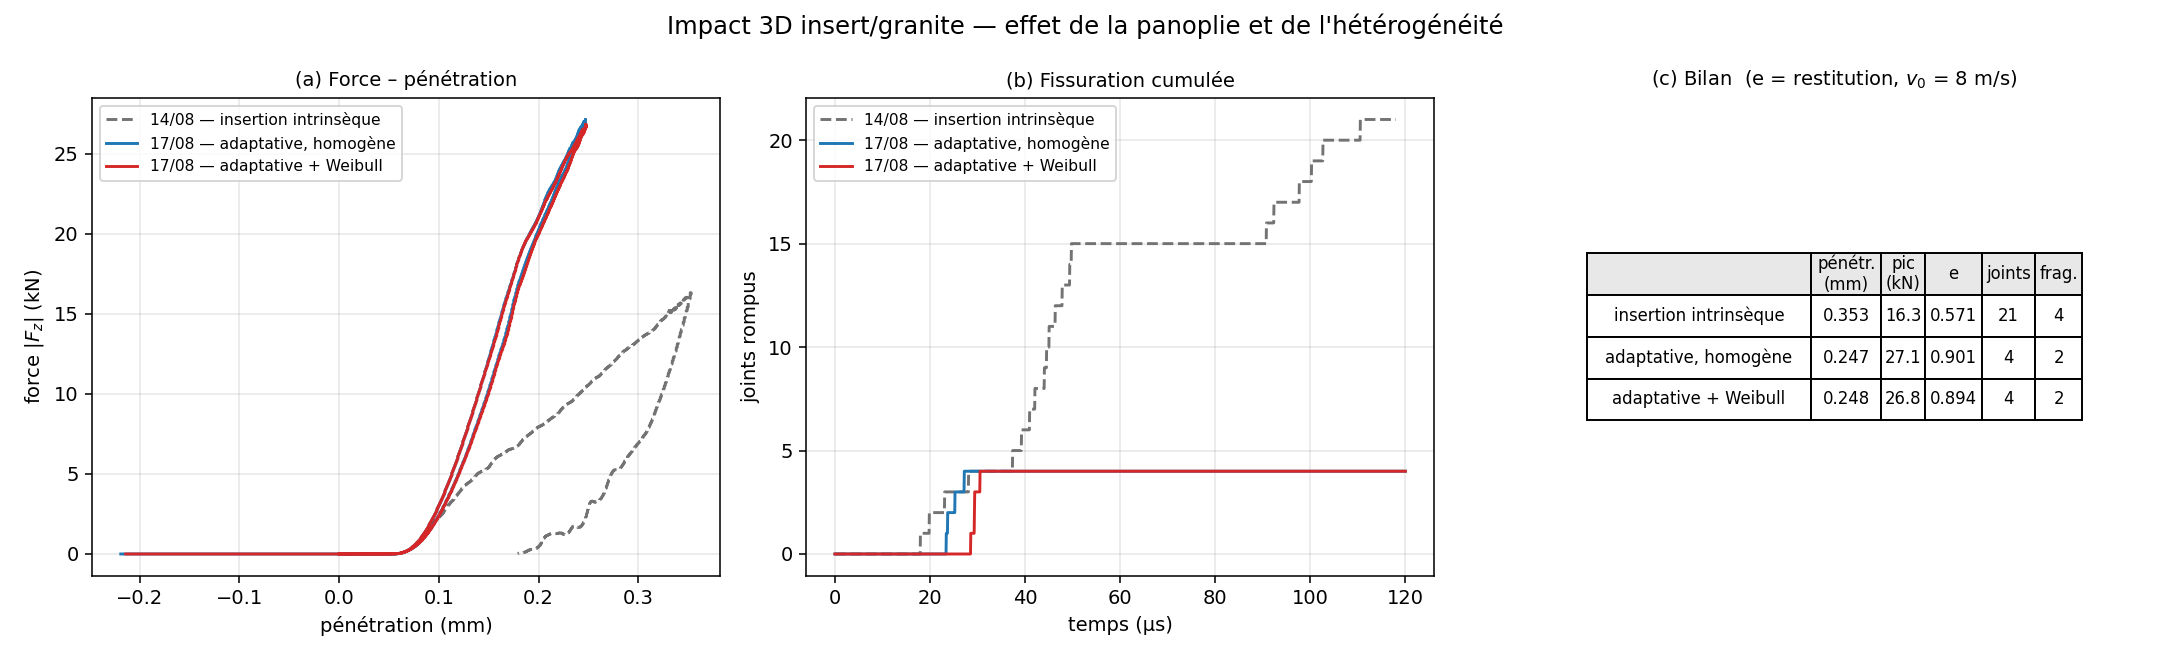

Write the Python code that produced this figure.
# -*- coding: utf-8 -*-
"""Impact 3D : le run du 14/08 (sans insertion adaptative) contre les deux cas
du 17/08 — homogene et heterogene (Weibull), panoplie complete.
Trois runs, meme maillage, meme insert a 8 m/s.

  python compare_adap_homog_weib.py
"""
import csv, os
import numpy as np
import matplotlib
matplotlib.use("Agg")
import matplotlib.pyplot as plt

HERE = os.path.dirname(os.path.abspath(__file__))
ROOT = os.path.normpath(os.path.join(HERE, ".."))
V0 = 8.0

RUNS = [
    ("out_banc_mid",     "14/08 — insertion intrinsèque", "0.45", "--"),
    ("out_imp3d_homog",  "17/08 — adaptative, homogène",  "C0",   "-"),
    ("out_imp3d_weib",   "17/08 — adaptative + Weibull",  "C3",   "-"),
]


def load(sub):
    p = os.path.join(ROOT, sub, "history.csv")
    if not os.path.exists(p):
        return None
    rows = [r for r in csv.DictReader(open(p))
            if all(v not in (None, "") for v in r.values())]
    if not rows:
        return None
    g = lambda k: np.array([float(r[k]) for r in rows])
    return dict(t=g("t") * 1e6, z=g("grpZ") * 1e3, vz=g("grpVz"),
                fz=np.abs(g("grpFz")) * 1e-3, nb=g("nBroken"),
                nf=g("nFrag"), last=rows[-1])


data = [(lab, load(sub), c, ls) for sub, lab, c, ls in RUNS]
data = [(l, d, c, ls) for l, d, c, ls in data if d]

fig, ax = plt.subplots(1, 3, figsize=(15.5, 4.7))

# (a) force - penetration
a = ax[0]
for lab, d, c, ls in data:
    pen = d["z"][0] - d["z"]
    a.plot(pen, d["fz"], color=c, ls=ls, lw=1.5, label=lab)
a.set_xlabel("pénétration (mm)"); a.set_ylabel(r"force $|F_z|$ (kN)")
a.set_title("(a) Force – pénétration", fontsize=10)
a.legend(fontsize=8); a.grid(alpha=0.3)

# (b) joints rompus
a = ax[1]
for lab, d, c, ls in data:
    a.plot(d["t"], d["nb"], color=c, ls=ls, lw=1.5, label=lab)
a.set_xlabel("temps (µs)"); a.set_ylabel("joints rompus")
a.set_title("(b) Fissuration cumulée", fontsize=10)
a.legend(fontsize=8); a.grid(alpha=0.3)

# (c) bilan chiffre
a = ax[2]; a.axis("off")
lignes = [("", "pénétr.\n(mm)", "pic\n(kN)", "e", "joints", "frag.")]
for lab, d, c, ls in data:
    pen = d["z"][0] - d["z"].min()
    lignes.append((lab.split(" — ")[1] if " — " in lab else lab,
                   "%.3f" % pen, "%.1f" % d["fz"].max(),
                   "%.3f" % (abs(d["vz"][-1]) / V0),
                   d["last"]["nBroken"], d["last"]["nFrag"]))
tb = a.table(cellText=[list(r) for r in lignes[1:]],
             colLabels=list(lignes[0]), loc="center", cellLoc="center")
tb.auto_set_font_size(False); tb.set_fontsize(8.5); tb.scale(1, 1.9)
tb.auto_set_column_width(list(range(6)))
for j in range(6):
    tb[(0, j)].set_facecolor("#e8e8e8")
a.set_title("(c) Bilan  (e = restitution, $v_0$ = 8 m/s)", fontsize=10)

fig.suptitle("Impact 3D insert/granite — effet de la panoplie et de "
             "l'hétérogénéité", fontsize=12.5)
fig.tight_layout()
out = os.path.join(HERE, "compare_adap_homog_weib.png")
fig.savefig(out, dpi=140)
print("ecrit", out)
for lab, d, c, ls in data:
    print("%-38s pen %.3f mm  pic %5.1f kN  e %.3f  joints %s  frag %s"
          % (lab, d["z"][0] - d["z"].min(), d["fz"].max(),
             abs(d["vz"][-1]) / V0, d["last"]["nBroken"], d["last"]["nFrag"]))
